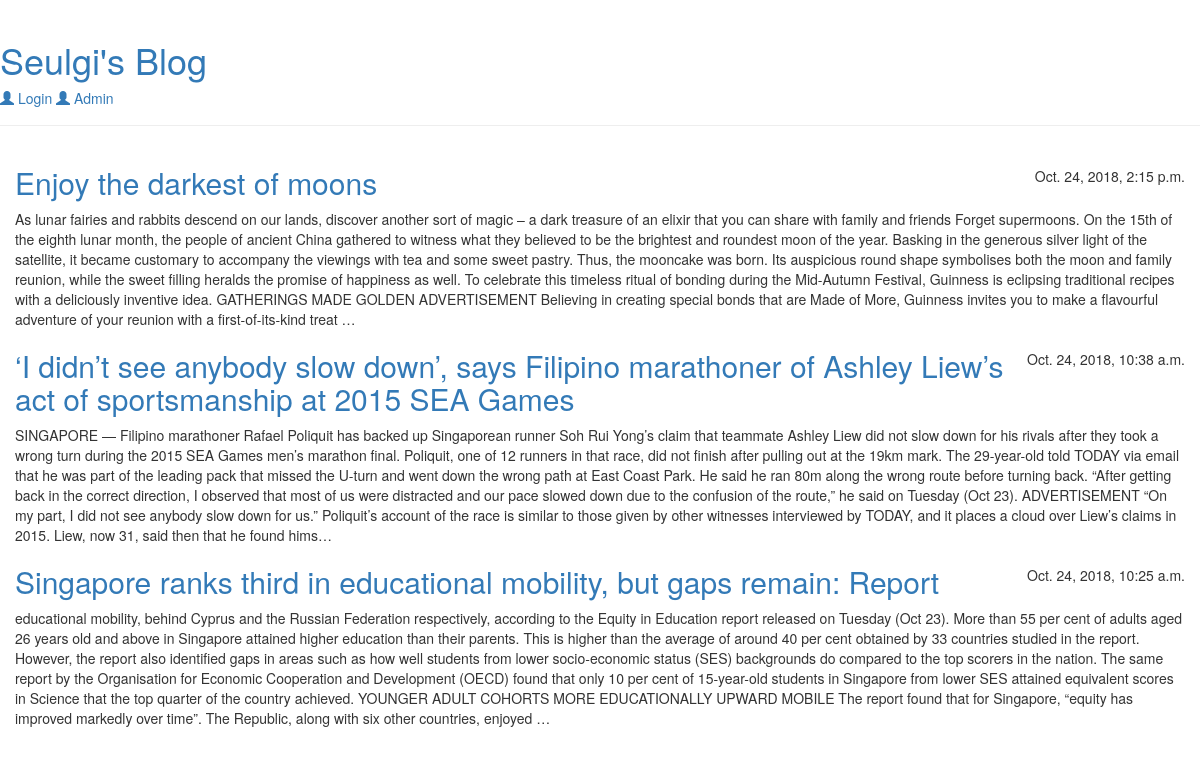
The page / on the database its author committed.
### blog/models.py (models this page shows, shortened)
class Post(models.Model):
    author = models.ForeignKey('auth.User',on_delete=models.CASCADE)
    title  = models.CharField(max_length=200)
    text   = models.TextField()
    created_date = models.DateTimeField(default=timezone.now)
    published_date = models.DateTimeField(blank=True, null=True)

### blog/views.py (the view)
# urls.py: url(r'^$',views.post_list, name='post_list'),
def  post_list(request) :
    posts = Post.objects.order_by('-created_date')
    return render(request, 'blog/post_list.html',{'posts': posts})

### blog/templates/blog/post_list.html
{% extends 'blog/base.html' %}
{% block content %}
   {% for post in posts %}
    <div class ="post">
      <div class="date">
      {{post.created_date}}
    </div>
    <h2><a href = "{% url 'post_detail' pk=post.pk %}">{{ post.title}}</a></h2>
    <div class="text">
    <p>{{ post.text | truncatechars_html:1000}}</p>
    </div>
</div>
{% endfor %}
{% endblock content %}

### blog/templates/blog/base.html (shortened to what this page needs)
<html>
  <head>
    <link rel="stylesheet" type="text/css" href="/static/css/blog.css">
     <link rel="stylesheet" href="https://maxcdn.bootstrapcdn.com/bootstrap/3.3.7/css/bootstrap.min.css">
  </head>
  <body>
    <div class="page-header">
      <h1> <a href="{% url 'post_list' %}">Seulgi's Blog</a></h1>
    {% if user.is_active %}
    <h5><a href="{% url 'login' %}"> <span class="glyphicon glyphicon-heart"></span> {{user.username}}</a>
    {% else %}
    <h5><a href="{% url 'login' %}"> <span class="glyphicon glyphicon-user"></span> Login</a>
    <a href="{% url 'admin:index' %}"><span class="glyphicon glyphicon-user"></span> Admin</a>
    {% endif %}
    </div>
    <div class="content container">
      <div class="row">
        <div clas="col-md-8">
        {% block content %}
        {% endblock %}
  </div>
</div>
</div>
  </body>
</html>

### blog/static/css/blog.css (style rules this page uses)
.date { float:right; }

### rows shown on the page
Post: created_date "Oct. 24, 2018, 2:15 p.m.", title "Enjoy the darkest of moons", text "As lunar fairies and rabbits descend on our lands, discover another sort of magic – a dark treasure of an elixir that you can share with family and friends Forget supermoons. On the 15th of the eighth lunar month, the people of ancient China gathered to witness what they believed to be the brightest and roundest moon of the year. Basking in the generous silver light of the satellite, it became customary to accompany the viewings with tea and some sweet pastry. Thus, the mooncake was born. Its auspicious round shape symbolises both the moon and family reunion, while the sweet filling heralds the promise of happiness as well. To celebrate this timeless ritual of bonding during the Mid-Autumn…"
Post: created_date "Oct. 24, 2018, 10:38 a.m.", title "‘I didn’t see anybody slow down’, says Filipino marathoner of Ashley Liew’s act of sportsmanship at 2015 SEA Games", text "SINGAPORE — Filipino marathoner Rafael Poliquit has backed up Singaporean runner Soh Rui Yong’s claim that teammate Ashley Liew did not slow down for his rivals after they took a wrong turn during the 2015 SEA Games men’s marathon final. Poliquit, one of 12 runners in that race, did not finish after pulling out at the 19km mark. The 29-year-old told TODAY via email that he was part of the leading pack that missed the U-turn and went down the wrong path at East Coast Park. He said he ran 80m along the wrong route before turning back. “After getting back in the correct direction, I observed that most of us were distracted and our pace slowed down due to the confusion of the route,” he said on…"
Post: created_date "Oct. 24, 2018, 10:25 a.m.", title "Singapore ranks third in educational mobility, but gaps remain: Report", text "educational mobility, behind Cyprus and the Russian Federation respectively, according to the Equity in Education report released on Tuesday (Oct 23). More than 55 per cent of adults aged 26 years old and above in Singapore attained higher education than their parents. This is higher than the average of around 40 per cent obtained by 33 countries studied in the report. However, the report also identified gaps in areas such as how well students from lower socio-economic status (SES) backgrounds do compared to the top scorers in the nation. The same report by the Organisation for Economic Cooperation and Development (OECD) found that only 10 per cent of 15-year-old students in Singapore from…"
